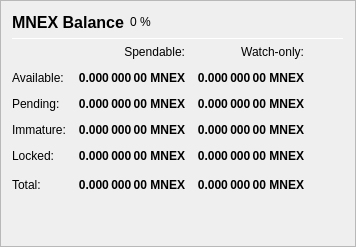
                   <widget class="QFrame" name="frame_Balances">
                    <property name="frameShape">
                     <enum>QFrame::StyledPanel</enum>
                    </property>
                    <property name="frameShadow">
                     <enum>QFrame::Raised</enum>
                    </property>
                    <layout class="QVBoxLayout" name="verticalLayout_4">
                     <item>
                      <layout class="QHBoxLayout" name="horizontalLayout_4">
                       <item>
                        <widget class="QLabel" name="label_5">
                         <property name="minimumSize">
                          <size>
                           <width>0</width>
                           <height>20</height>
                          </size>
                         </property>
                         <property name="font">
                          <font>
                           <pointsize>12</pointsize>
                           <weight>75</weight>
                           <bold>true</bold>
                          </font>
                         </property>
                         <property name="text">
                          <string>MNEX Balance</string>
                         </property>
                        </widget>
                       </item>
                       <item>
                        <widget class="QLabel" name="labelMNEXPercent">
                         <property name="text">
                          <string notr="true">0 %</string>
                         </property>
                        </widget>
                       </item>
                       <item>
                        <spacer name="horizontalSpacer_3">
                         <property name="orientation">
                          <enum>Qt::Horizontal</enum>
                         </property>
                         <property name="sizeHint" stdset="0">
                          <size>
                           <width>40</width>
                           <height>20</height>
                          </size>
                         </property>
                        </spacer>
                       </item>
                      </layout>
                     </item>
                     <item>
                      <widget class="Line" name="line_Balance">
                       <property name="minimumSize">
                        <size>
                         <width>0</width>
                         <height>1</height>
                        </size>
                       </property>
                       <property name="maximumSize">
                        <size>
                         <width>16777215</width>
                         <height>1</height>
                        </size>
                       </property>
                       <property name="orientation">
                        <enum>Qt::Horizontal</enum>
                       </property>
                      </widget>
                     </item>
                     <item>
                      <layout class="QGridLayout" name="gridLayout">
                       <property name="spacing">
                        <number>12</number>
                       </property>
                       <item row="0" column="1">
                        <widget class="QLabel" name="labelSpendable">
                         <property name="text">
                          <string>Spendable:</string>
                         </property>
                         <property name="alignment">
                          <set>Qt::AlignRight|Qt::AlignTrailing|Qt::AlignVCenter</set>
                         </property>
                        </widget>
                       </item>
                       <item row="0" column="2">
                        <widget class="QLabel" name="labelWatchonly">
                         <property name="text">
                          <string>Watch-only:</string>
                         </property>
                         <property name="alignment">
                          <set>Qt::AlignRight|Qt::AlignTrailing|Qt::AlignVCenter</set>
                         </property>
                        </widget>
                       </item>
                       <item row="1" column="0">
                        <widget class="QLabel" name="labelBalanceText">
                         <property name="text">
                          <string>Available:</string>
                         </property>
                        </widget>
                       </item>
                       <item row="1" column="1">
                        <widget class="QLabel" name="labelBalance">
                         <property name="font">
                          <font>
                           <weight>75</weight>
                           <bold>true</bold>
                          </font>
                         </property>
                         <property name="cursor">
                          <cursorShape>IBeamCursor</cursorShape>
                         </property>
                         <property name="toolTip">
                          <string>Your current spendable balance</string>
                         </property>
                         <property name="text">
                          <string notr="true">0.000 000 00 MNEX</string>
                         </property>
                         <property name="alignment">
                          <set>Qt::AlignRight|Qt::AlignTrailing|Qt::AlignVCenter</set>
                         </property>
                         <property name="textInteractionFlags">
                          <set>Qt::LinksAccessibleByMouse|Qt::TextSelectableByKeyboard|Qt::TextSelectableByMouse</set>
                         </property>
                        </widget>
                       </item>
                       <item row="1" column="2">
                        <widget class="QLabel" name="labelWatchAvailable">
                         <property name="font">
                          <font>
                           <weight>75</weight>
                           <bold>true</bold>
                          </font>
                         </property>
                         <property name="cursor">
                          <cursorShape>IBeamCursor</cursorShape>
                         </property>
                         <property name="toolTip">
                          <string>Your current balance in watch-only addresses</string>
                         </property>
                         <property name="text">
                          <string notr="true">0.000 000 00 MNEX</string>
                         </property>
                         <property name="alignment">
                          <set>Qt::AlignRight|Qt::AlignTrailing|Qt::AlignVCenter</set>
                         </property>
                         <property name="textInteractionFlags">
                          <set>Qt::LinksAccessibleByMouse|Qt::TextSelectableByKeyboard|Qt::TextSelectableByMouse</set>
                         </property>
                        </widget>
                       </item>
                       <item row="2" column="0">
                        <widget class="QLabel" name="labelPendingText">
                         <property name="text">
                          <string>Pending:</string>
                         </property>
                        </widget>
                       </item>
                       <item row="2" column="1">
                        <widget class="QLabel" name="labelUnconfirmed">
                         <property name="font">
                          <font>
                           <weight>75</weight>
                           <bold>true</bold>
                          </font>
                         </property>
                         <property name="cursor">
                          <cursorShape>IBeamCursor</cursorShape>
                         </property>
                         <property name="toolTip">
                          <string>Total of transactions that have yet to be confirmed, and do not yet count toward the spendable balance</string>
                         </property>
                         <property name="text">
                          <string notr="true">0.000 000 00 MNEX</string>
                         </property>
                         <property name="alignment">
                          <set>Qt::AlignRight|Qt::AlignTrailing|Qt::AlignVCenter</set>
                         </property>
                         <property name="textInteractionFlags">
                          <set>Qt::LinksAccessibleByMouse|Qt::TextSelectableByKeyboard|Qt::TextSelectableByMouse</set>
                         </property>
                        </widget>
                       </item>
                       <item row="2" column="2">
                        <widget class="QLabel" name="labelWatchPending">
                         <property name="font">
                          <font>
                           <weight>75</weight>
                           <bold>true</bold>
                          </font>
                         </property>
                         <property name="cursor">
                          <cursorShape>IBeamCursor</cursorShape>
                         </property>
                         <property name="toolTip">
                          <string>Unconfirmed transactions to watch-only addresses</string>
                         </property>
                         <property name="text">
                          <string notr="true">0.000 000 00 MNEX</string>
                         </property>
                         <property name="alignment">
                          <set>Qt::AlignRight|Qt::AlignTrailing|Qt::AlignVCenter</set>
                         </property>
                         <property name="textInteractionFlags">
                          <set>Qt::LinksAccessibleByMouse|Qt::TextSelectableByKeyboard|Qt::TextSelectableByMouse</set>
                         </property>
                        </widget>
                       </item>
                       <item row="3" column="0">
                        <widget class="QLabel" name="labelImmatureText">
                         <property name="text">
                          <string>Immature:</string>
                         </property>
                        </widget>
                       </item>
                       <item row="3" column="1">
                        <widget class="QLabel" name="labelImmature">
                         <property name="font">
                          <font>
                           <weight>75</weight>
                           <bold>true</bold>
                          </font>
                         </property>
                         <property name="cursor">
                          <cursorShape>IBeamCursor</cursorShape>
                         </property>
                         <property name="toolTip">
                          <string>Staked or masternode rewards that has not yet matured</string>
                         </property>
                         <property name="text">
                          <string notr="true">0.000 000 00 MNEX</string>
                         </property>
                         <property name="alignment">
                          <set>Qt::AlignRight|Qt::AlignTrailing|Qt::AlignVCenter</set>
                         </property>
                         <property name="textInteractionFlags">
                          <set>Qt::LinksAccessibleByMouse|Qt::TextSelectableByKeyboard|Qt::TextSelectableByMouse</set>
                         </property>
                        </widget>
                       </item>
                       <item row="3" column="2">
                        <widget class="QLabel" name="labelWatchImmature">
                         <property name="font">
                          <font>
                           <weight>75</weight>
                           <bold>true</bold>
                          </font>
                         </property>
                         <property name="cursor">
                          <cursorShape>IBeamCursor</cursorShape>
                         </property>
                         <property name="toolTip">
                          <string>Staked or masternode rewards in watch-only addresses that has not yet matured</string>
                         </property>
                         <property name="text">
                          <string notr="true">0.000 000 00 MNEX</string>
                         </property>
                         <property name="alignment">
                          <set>Qt::AlignRight|Qt::AlignTrailing|Qt::AlignVCenter</set>
                         </property>
                         <property name="textInteractionFlags">
                          <set>Qt::LinksAccessibleByMouse|Qt::TextSelectableByKeyboard|Qt::TextSelectableByMouse</set>
                         </property>
                        </widget>
                       </item>
                       <item row="4" column="0">
                        <widget class="QLabel" name="labelLockedBalanceText">
                         <property name="toolTip">
                          <string>Locked MNEX or Masternode collaterals. These are excluded from zMNEX minting.</string>
                         </property>
                         <property name="text">
                          <string>Locked:</string>
                         </property>
                        </widget>
                       </item>
                       <item row="4" column="1">
                        <widget class="QLabel" name="labelLockedBalance">
                         <property name="font">
                          <font>
                           <weight>75</weight>
                           <bold>true</bold>
                          </font>
                         </property>
                         <property name="cursor">
                          <cursorShape>IBeamCursor</cursorShape>
                         </property>
                         <property name="toolTip">
                          <string>Locked MNEX or Masternode collaterals. These are excluded from zMNEX minting.</string>
                         </property>
                         <property name="text">
                          <string notr="true">0.000 000 00 MNEX</string>
                         </property>
                         <property name="alignment">
                          <set>Qt::AlignRight|Qt::AlignTrailing|Qt::AlignVCenter</set>
                         </property>
                         <property name="textInteractionFlags">
                          <set>Qt::LinksAccessibleByMouse|Qt::TextSelectableByKeyboard|Qt::TextSelectableByMouse</set>
                         </property>
                        </widget>
                       </item>
                       <item row="4" column="2">
                        <widget class="QLabel" name="labelWatchLocked">
                         <property name="font">
                          <font>
                           <weight>75</weight>
                           <bold>true</bold>
                          </font>
                         </property>
                         <property name="cursor">
                          <cursorShape>IBeamCursor</cursorShape>
                         </property>
                         <property name="toolTip">
                          <string>Current locked balance in watch-only addresses</string>
                         </property>
                         <property name="text">
                          <string notr="true">0.000 000 00 MNEX</string>
                         </property>
                         <property name="alignment">
                          <set>Qt::AlignRight|Qt::AlignTrailing|Qt::AlignVCenter</set>
                         </property>
                         <property name="textInteractionFlags">
                          <set>Qt::LinksAccessibleByMouse|Qt::TextSelectableByKeyboard|Qt::TextSelectableByMouse</set>
                         </property>
                        </widget>
                       </item>
                       <item row="5" column="0">
                        <widget class="QLabel" name="labelTotalText">
                         <property name="toolTip">
                          <string>Your current MNEXcoin balance, unconfirmed and immature transactions included</string>
                         </property>
                         <property name="text">
                          <string>Total:</string>
                         </property>
                        </widget>
                       </item>
                       <item row="5" column="1">
                        <widget class="QLabel" name="labelTotal">
                         <property name="font">
                          <font>
                           <weight>75</weight>
                           <bold>true</bold>
                          </font>
                         </property>
                         <property name="cursor">
                          <cursorShape>IBeamCursor</cursorShape>
                         </property>
                         <property name="toolTip">
                          <string>Your current MNEXcoin balance, unconfirmed and immature transactions included</string>
                         </property>
                         <property name="text">
                          <string notr="true">0.000 000 00 MNEX</string>
                         </property>
                         <property name="alignment">
                          <set>Qt::AlignRight|Qt::AlignTrailing|Qt::AlignVCenter</set>
                         </property>
                         <property name="textInteractionFlags">
                          <set>Qt::LinksAccessibleByMouse|Qt::TextSelectableByKeyboard|Qt::TextSelectableByMouse</set>
                         </property>
                        </widget>
                       </item>
                       <item row="5" column="2">
                        <widget class="QLabel" name="labelWatchTotal">
                         <property name="font">
                          <font>
                           <weight>75</weight>
                           <bold>true</bold>
                          </font>
                         </property>
                         <property name="cursor">
                          <cursorShape>IBeamCursor</cursorShape>
                         </property>
                         <property name="toolTip">
                          <string>Current total balance in watch-only addresses</string>
                         </property>
                         <property name="text">
                          <string notr="true">0.000 000 00 MNEX</string>
                         </property>
                         <property name="alignment">
                          <set>Qt::AlignRight|Qt::AlignTrailing|Qt::AlignVCenter</set>
                         </property>
                         <property name="textInteractionFlags">
                          <set>Qt::LinksAccessibleByMouse|Qt::TextSelectableByKeyboard|Qt::TextSelectableByMouse</set>
                         </property>
                        </widget>
                       </item>
                       <item row="5" column="3">
                        <spacer name="horizontalSpacer_9">
                         <property name="orientation">
                          <enum>Qt::Horizontal</enum>
                         </property>
                         <property name="sizeHint" stdset="0">
                          <size>
                           <width>40</width>
                           <height>20</height>
                          </size>
                         </property>
                        </spacer>
                       </item>
                      </layout>
                     </item>
                     <item>
                      <spacer name="verticalSpacer_3">
                       <property name="orientation">
                        <enum>Qt::Vertical</enum>
                       </property>
                       <property name="sizeHint" stdset="0">
                        <size>
                         <width>20</width>
                         <height>40</height>
                        </size>
                       </property>
                      </spacer>
                     </item>
                    </layout>
                   </widget>
